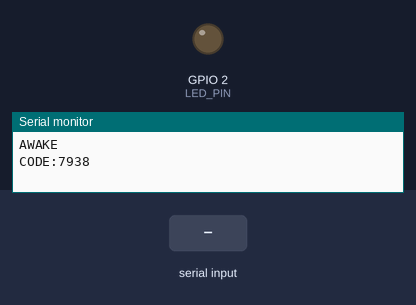
This program was run on a simulated ESP32. On the bench: output pins drawn as LEDs (lit = HIGH), the last lines printed to the serial monitor. The inputs (shaded band) are chosen by the test bench. Random numbers use the default seed unless the program sets one; EEPROM starts erased.

Above: at 2.3 s.
2.4 s: "unlock\n" received over Serial
At 3.6 s:
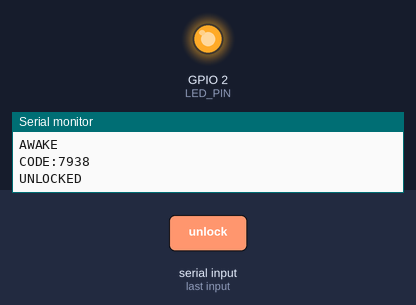
Timing chart, 0 to 5.4 s (numbered marks = the images above; inputs shaded):
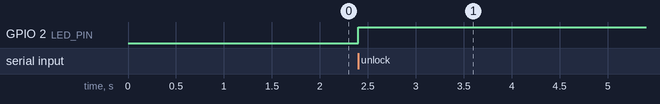

Measured:
- after the input at 2.4 s, GPIO 2 (LED_PIN): LOW → HIGH at once

The program:

main.cpp
```cpp
#include <Arduino.h>
#include "config.h"
#include <EEPROM.h>

// Размер выделяемой EEPROM (10 байт)
#define EEPROM_SIZE 10

// Глобальные переменные состояния
String correctCode = "";    // Хранит правильный код
bool unlocked = false;      // Флаг состояния замка

// Функция записи строки в EEPROM
void writeToEEPROM(int addrOffset, String& code) {
  int len = code.length();
  EEPROM.write(addrOffset, len);  // Записываем длину строки
  for (int i = 0; i < len; i++) {
    EEPROM.write(addrOffset + 1 + i, code[i]);  // Посимвольно записываем код
  }
  EEPROM.commit();  // Сохраняем изменения
}

// Функция чтения строки из EEPROM
String readFromEEPROM(int addrOffset) {
  int len = EEPROM.read(addrOffset);  // Читаем длину строки
  char data[len + 1];                 // Буфер для данных
  for (int i = 0; i < len; i++) {
    data[i] = EEPROM.read(addrOffset + 1 + i);  // Читаем посимвольно
  }
  data[len] = '\0';  // Добавляем терминатор строки
  return String(data);
}

// Функция перехода в режим глубокого сна
void goToSleep() {
  Serial.println("Going to sleep...");  // Уведомление Arduino
  digitalWrite(LED_PIN, LOW);          // Выключаем светодиод

  // Настраиваем пробуждение по таймеру
  esp_sleep_enable_timer_wakeup(MAX_SLEEP_TIME_SEC * 1000000ULL);
  delay(100);  // Короткая задержка для завершения операций
  esp_deep_sleep_start();  // Переход в глубокий сон
}

// Генерация случайного кода
String generateCode(int length = 4) {
  String code = "";
  for (int i = 0; i < length; i++) {
    code += String(esp_random() % 10);  // Цифра от 0 до 9
  }
  return code;
}

void setup() {
  // Настройка вывода для светодиода
  pinMode(LED_PIN, OUTPUT);
  digitalWrite(LED_PIN, LOW);

  // Инициализация последовательного порта и EEPROM
  Serial.begin(9600);
  EEPROM.begin(EEPROM_SIZE);
  delay(1000);  // Стабилизация

  // Генерация/чтение кода в зависимости от причины пробуждения
  if(esp_sleep_get_wakeup_cause() != ESP_SLEEP_WAKEUP_TIMER) {
    // Первый запуск - генерируем новый код
    correctCode = generateCode();
    writeToEEPROM(0, correctCode);
  } else {
    // Пробуждение после сна - читаем сохраненный код
    correctCode = readFromEEPROM(0);
  }

  // Отправка статуса Arduino
  Serial.println("AWAKE");          // Уведомление о готовности
  delay(100);
  Serial.println("CODE:" + correctCode); // Отправка кода
}

void loop() {
  // Обработка входящих команд от Arduino
  if (Serial.available()) {
    String input = Serial.readStringUntil('\n');
    input.trim();

    if (input == "unlock") {  // Команда разблокировки
      digitalWrite(LED_PIN, HIGH);  // Включаем светодиод
      Serial.println("UNLOCKED");   // Подтверждение
      unlocked = true;
    } else if (input == "sleep") {  // Команда сна
      goToSleep();
    }
  }
}
```

config.h
```cpp
#ifndef CONFIG_H
#define CONFIG_H

// Пин для подключения светодиода (GPIO2 на ESP32)
const int LED_PIN = 2;

// Максимальное время сна в секундах (30 сек)
const int MAX_SLEEP_TIME_SEC = 30;

#endif
```
